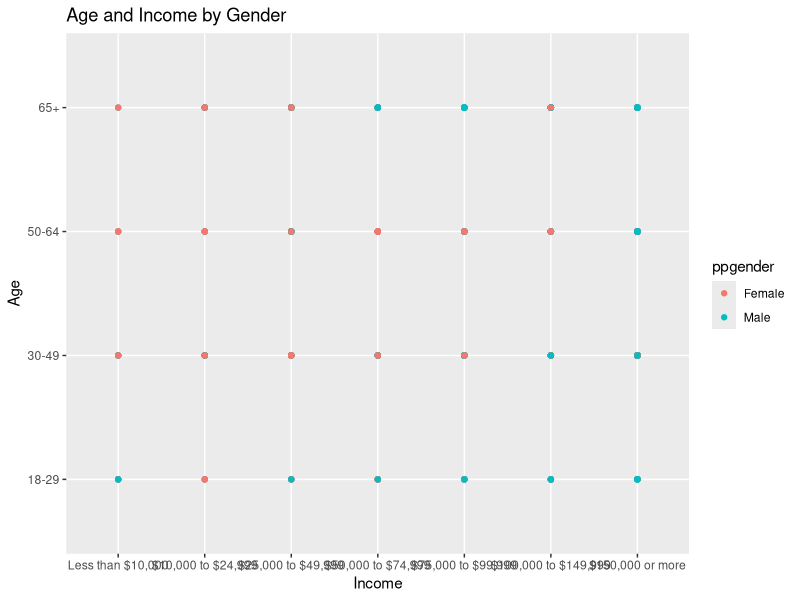
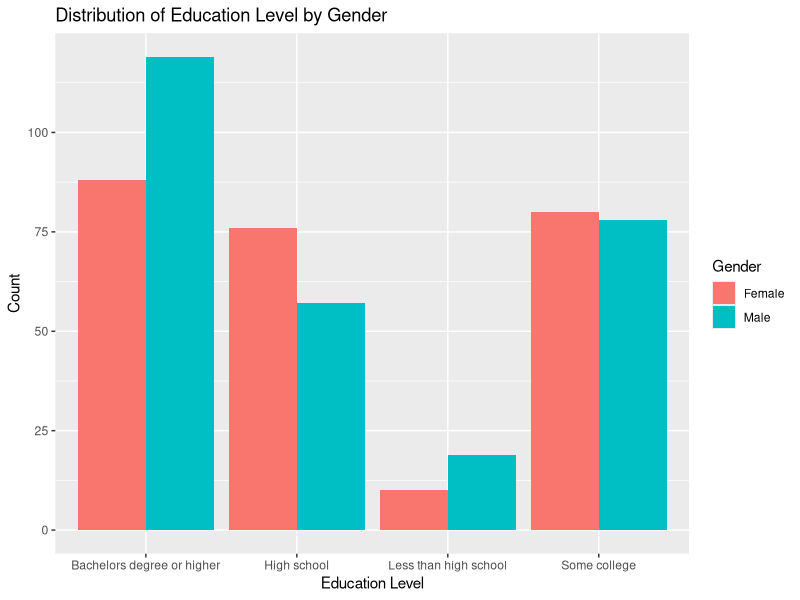

The R source for these figures, in order:
## ---- chunk 1
#| label: setup
#| warning: false
#| message: false

library(tidyverse)
library(ggplot2)

knitr::opts_chunk$set(echo = TRUE, warning=FALSE, message=FALSE)
## ---- chunk 2
library(readr)
abc <- read_csv("_data/abc_poll_2021.csv")
## ---- chunk 3
# num of rows of dataset
nrow(abc)

#num of cols of dataset
ncol(abc)

#name of all the columns
colnames(abc)

num_states <- n_distinct(abc$ppstaten)
print(num_states)
## ---- chunk 4
#count number of missing entries 
sum(is.na(abc))
## ---- chunk 5
table(abc$Q1_a)
## ---- chunk 6
abc <- abc %>% mutate(across(starts_with("Q"), ~ifelse(.=="Skipped", NA, .)))

#sanity check
table(abc$Q1_a)

sum(is.na(abc))
## ---- chunk 7
unique(abc$QPID)
## ---- chunk 8
abc <- abc %>%
  mutate(QPID = gsub("^A\\s|^An\\s", "", QPID))

#sanity check
table(abc$QPID)

## ---- chunk 9
new_levels <- c("Less than $10,000", "$10,000 to $24,999", "$25,000 to $49,999", 
                "$50,000 to $74,999", "$75,000 to $99,999", "$100,000 to $149,999", 
                "$150,000 or more")

abc$ppinc7 <- factor(abc$ppinc7, levels = new_levels)

table(abc$ppinc7)
## ---- chunk 10

## ---- chunk 11
ggplot(data = abc, aes(x = ppinc7, y = ABCAGE, color = ppgender)) +
  geom_point() +
  labs(title = "Age and Income by Gender",
       x = "Income",
       y = "Age")

## ---- chunk 12
ggplot(data = abc, aes(x = ppeducat, fill = ppgender)) +
  geom_bar(position = "dodge") +
  labs(title = "Distribution of Education Level by Gender",
       x = "Education Level",
       y = "Count",
       fill = "Gender")
